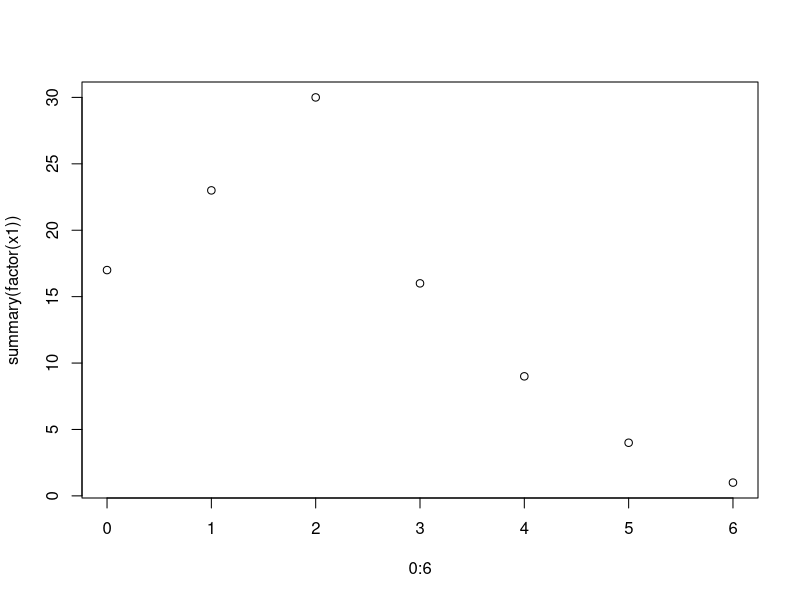
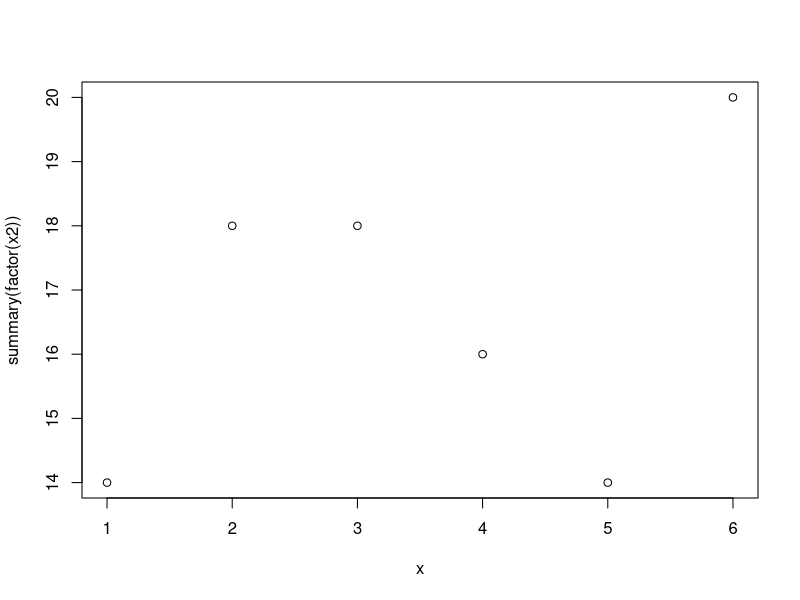

Write R code to recreate these figures, in order.
m = 100 #liczba elementów w generowanym wektorze

#wartosc oczekiwana 2 EX = n*p, czyli n=m, p=EX/n

n=m
p=2/m
x1=rbinom(m, n, p)
summary(factor(x1))
plot(0:6, summary(factor(x1)))

#Kostka
x=1:6
n=100
x2=sample(x,n,replace=TRUE)
mean(x2)
var(x2)
summary(factor(x2))
plot(x, summary(factor(x2)))